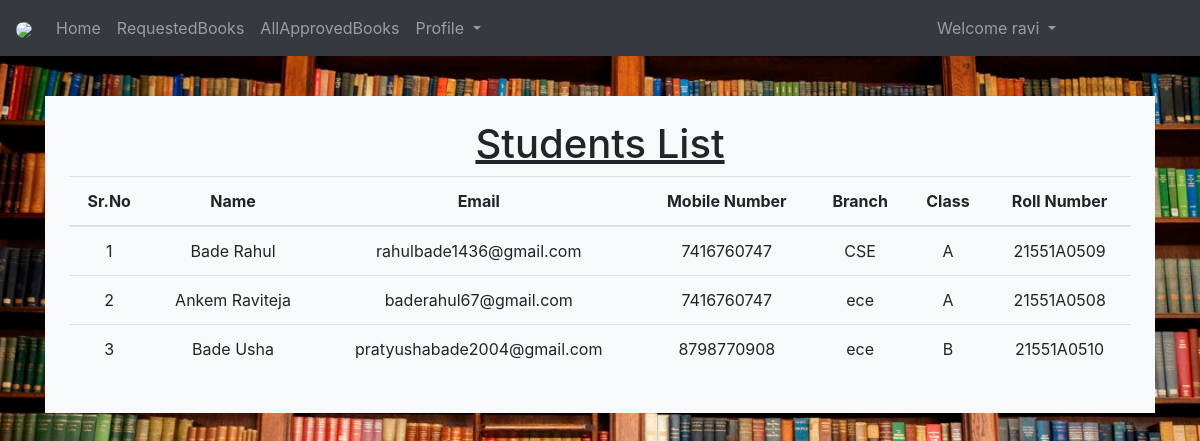
The page /viewstudents/ (signed in) on the database its author committed.
### LibraryApp/models.py (models this page shows)
class User(AbstractUser):
	c=[
	   ('0','Guest'),
	   ('1','Student'),
	   ('2','Librarian'),
	]
	role_type = models.CharField(max_length=5,choices=c,default='0')
	sid = models.CharField(max_length=15)
	has_stregister = models.BooleanField(default=False)
	has_adregister = models.BooleanField(default=False)

class Profile(models.Model):
	sg = [
		("h","Select Your Gender"),
		('M',"Male"),
		("F","Female")
	]
	usd = models.OneToOneField(User,on_delete=models.CASCADE)
	sgen = models.CharField(max_length=5,default='h',choices=sg)
	mobileno = models.CharField(max_length=10)
	branch = models.CharField(max_length=10)
	sec = models.CharField(max_length=2)
	image = models.ImageField(null=True,upload_to='studentprofile/')

### LibraryApp/views.py (the view)
# urls.py: path('viewstudents/',views.viewstudents,name="viewstudents"),
@login_required
def viewstudents(request):
    profile_students = Profile.objects.all()
    user_students = User.objects.filter(role_type = '1')
    students = list(list(profile_students) + list(user_students))
    return render(request, "html/viewstudents.html", {'students':profile_students})

### templates/html/viewstudents.html (shortened to what this page needs)
{% extends 'html/base.html' %}
{% load static %}
{% block content %}
<br><br><br>
<div class="container mt-4">
    <div class="p-4 bg-light">
    <h1 class="text-center"><u>Students List</u></h1>
    <table class="table table-hover" id="example">
        <thead>
            <tr class="text-center">
                <th>Sr.No</th>
                <th>Name</th>
                <th>Email</th>
                <th>Mobile Number</th>
                <th>Branch</th>
                <th>Class</th>
                <th>Roll Number</th>
            </tr>
        </thead>
        <tbody>
            {% for student in students %}
            <tr class="text-center">
                <td>{{forloop.counter}}</td>
                <td>{{student.usd.get_full_name}}</td>
                <td>{{student.usd.email}}</td>
                <td>{{student.mobileno}}</td>
                <td>{{student.branch}}</td>
                <td>{{student.sec}}</td>
                <td>{{student.usd.sid}}</td>
            </tr>
            {% endfor %}
        </tbody>
    </table>
    </div>
{% endblock %}

### templates/html/base.html (shortened to what this page needs)
{% load static %}
<!DOCTYPE html>
<html lang="en">
<head>
  <link rel="stylesheet" href="https://cdn.jsdelivr.net/npm/bootstrap@4.6.2/dist/css/bootstrap.min.css">
</head>
<body>
  <body style="background-image: url('{% static 'images/librarypic.jpg' %}'); background-repeat: no-repeat; background-size: cover;">
  {% include 'html/navbar.html' %}
  {% block content %}
  {% endblock %}
</body>
</html>

### templates/html/navbar.html (shortened to what this page needs)
{% load static %}
<nav class="navbar navbar-expand-md bg-dark navbar-dark fixed-top">
  <a class="navbar-brand" href="{% url 'hm' %}">
    <img src="{% static 'images/library1.jpg' %}" class="rounded-circle" style="width:50px">
  </a>
  <div class="collapse navbar-collapse" id="collapsibleNavbar">
    <ul class="navbar-nav">
      {% if not user.is_authenticated %}
      <li class="nav-item">
        <a class="nav-link nav-link {% if request.path == '/' %}active{% endif %}" href="{% url 'hm' %}">Home</a>
      </li>
      <li class="nav-item">
        <a class="nav-link nav-link {% if request.path == '/abt/' %}active{% endif %}" href="{% url 'abt' %}">AboutUs</a>
      </li>
      <li class="nav-item">
        <a class="nav-link nav-link {% if request.path == '/cnt/' %}active{% endif %}" href="{% url 'cnt' %}">ContactUs</a>
      </li>
      <li class="nav-item">
        <a class="nav-link {% if request.path == '/reg/' %}active{% endif %}" href="{% url 'reg' %}">Registration</a>
      </li>
      {% else %}
      <li class="nav-item">
        <a class="nav-link nav-link {% if request.path == '/' %}active{% endif %}" href="{% url 'hm' %}">Home</a>
      </li>
      {% if request.user.role_type == '1' %}
      <li class="nav-item">
        <a class="nav-link {% if request.path == '/requestedbooks/' %}active{% endif %}" href="{% url 'requestedbooks' %}">RequestedBooks</a>
      </li>
      <li class="nav-item">
        <a class="nav-link" href="{% url 'stapprovedbooks' %}">AllApprovedBooks</a>
      </li>
      <li class="nav-item">
        <div class="dropdown">
          <a  class="nav-link dropdown-toggle" data-toggle="dropdown">
            Profile
          </a>
        </div>
      </li>
      {% else %}
      <li class="nav-item">
        <a class="nav-link" href="#">Access-Denied</a>
      </li>
      {% endif %}
      {% endif %}
    </ul>
    <ul class="navbar-nav ml-auto" style="margin-right: 120px;">
      {% if user.is_authenticated %}
        <div class="dropdown">
          <a  class="nav-link dropdown-toggle" data-toggle="dropdown">
            Welcome {{request.user.username}}
          </a>
        </div>
      {% else %}
      <li class="nav-item">
        <a class="nav-link {% if request.path == '/lgo/' %}active{% endif %}" href="{% url 'lgo' %}">Login</a>
      </li>
      {% endif %}
    </ul>
  </div>
</nav>

### rows shown on the page
User: user.username "ravi"
Profile: usd.get_full_name "Bade Rahul", usd.email "rahulbade1436@gmail.com", mobileno "7416760747", branch "CSE", sec "A", usd.sid "21551A0509"
Profile: usd.get_full_name "Ankem Raviteja", usd.email "baderahul67@gmail.com", mobileno "7416760747", branch "ece", sec "A", usd.sid "21551A0508"
Profile: usd.get_full_name "Bade Usha", usd.email "pratyushabade2004@gmail.com", mobileno "8798770908", branch "ece", sec "B", usd.sid "21551A0510"
